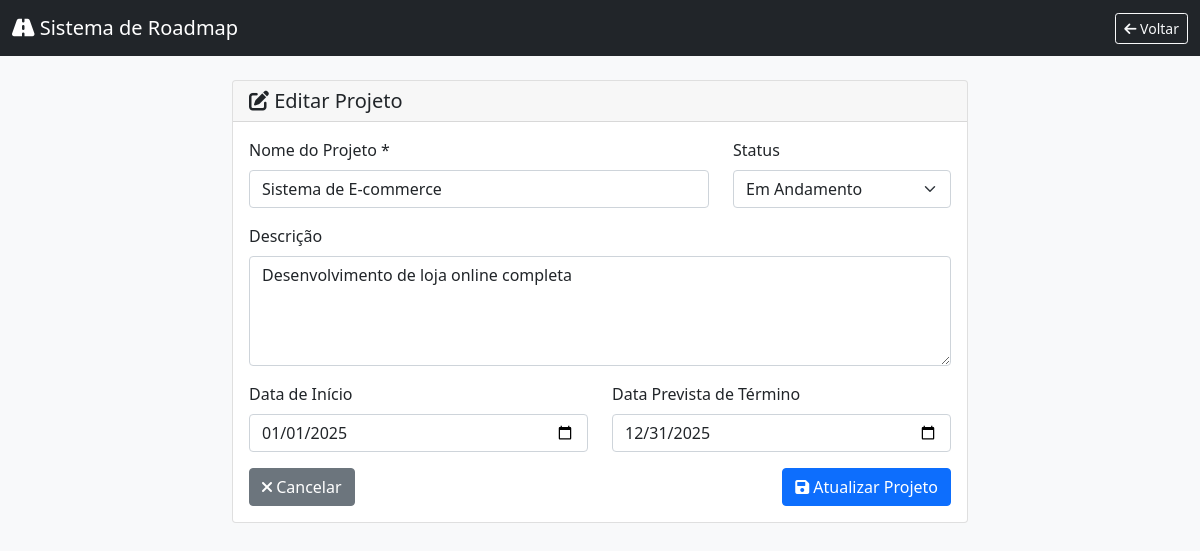
/projeto_form.php?id=1, run on the app's committed database.
### tables this page shows
CREATE TABLE projects (
                          id INT AUTO_INCREMENT PRIMARY KEY,
                          name VARCHAR(255) NOT NULL,
                          description TEXT,
                          start_date DATE,
                          end_date DATE,
                          status ENUM('planejamento', 'em_andamento', 'pausado', 'concluido') DEFAULT 'planejamento',
                          created_at TIMESTAMP DEFAULT CURRENT_TIMESTAMP,
                          updated_at TIMESTAMP DEFAULT CURRENT_TIMESTAMP ON UPDATE CURRENT_TIMESTAMP
);

### projeto_form.php (the view, shortened to what this page needs)
<?php
require_once 'config.php';
$editing = isset($_GET['id']);
$projeto = null;
if ($editing) {
    $stmt = $db->prepare("SELECT * FROM projects WHERE id = ?");
    $stmt->execute([$_GET['id']]);
    $projeto = $stmt->fetch(PDO::FETCH_ASSOC);
}
?>
<!DOCTYPE html>
<html lang="pt-BR">
<head>
    <link href="https://cdn.jsdelivr.net/npm/bootstrap@5.1.3/dist/css/bootstrap.min.css" rel="stylesheet">
    <link href="https://cdnjs.cloudflare.com/ajax/libs/font-awesome/6.0.0/css/all.min.css" rel="stylesheet">
</head>
<body class="bg-light">
<nav class="navbar navbar-dark bg-dark">
    <div class="container-fluid">
        <a href="index.php" class="navbar-brand">
            <i class="fas fa-road"></i> Sistema de Roadmap
        </a>
        <a href="index.php" class="btn btn-outline-light btn-sm">
            <i class="fas fa-arrow-left"></i> Voltar
        </a>
    </div>
</nav>
<div class="container mt-4">
    <div class="row justify-content-center">
        <div class="col-lg-8">
            <div class="card">
                <div class="card-header">
                    <h5 class="mb-0">
                        <i class="fas fa-<?= $editing ? 'edit' : 'plus' ?>"></i>
                        <?= $editing ? 'Editar Projeto' : 'Novo Projeto' ?>
                    </h5>
                </div>
                <div class="card-body">
                    <form method="POST">
                        <div class="row">
                            <div class="col-md-8">
                                <div class="mb-3">
                                    <label for="name" class="form-label">Nome do Projeto *</label>
                                    <input type="text" class="form-control" id="name" name="name"
                                           value="<?= htmlspecialchars($projeto['name'] ?? '') ?>" required>
                                </div>
                            </div>
                            <div class="col-md-4">
                                <div class="mb-3">
                                    <label for="status" class="form-label">Status</label>
                                    <select class="form-select" id="status" name="status">
                                        <option value="em_andamento" <?= ($projeto['status'] ?? '') == 'em_andamento' ? 'selected' : '' ?>>
                                            Em Andamento
                                        </option>
                                    </select>
                                </div>
                            </div>
                        </div>
                        <div class="mb-3">
                            <label for="description" class="form-label">Descrição</label>
                            <textarea class="form-control" id="description" name="description" rows="4"
                                      placeholder="Descreva o objetivo e escopo do projeto..."><?= htmlspecialchars($projeto['description'] ?? '') ?></textarea>
                        </div>
                        <div class="row">
                            <div class="col-md-6">
                                <div class="mb-3">
                                    <label for="start_date" class="form-label">Data de Início</label>
                                    <input type="date" class="form-control" id="start_date" name="start_date"
                                           value="<?= $projeto['start_date'] ?? '' ?>">
                                </div>
                            </div>
                            <div class="col-md-6">
                                <div class="mb-3">
                                    <label for="end_date" class="form-label">Data Prevista de Término</label>
                                    <input type="date" class="form-control" id="end_date" name="end_date"
                                           value="<?= $projeto['end_date'] ?? '' ?>">
                                </div>
                            </div>
                        </div>
                        <div class="d-flex justify-content-between">
                            <a href="<?= $editing ? 'projeto_detalhes.php?id=' . $projeto['id'] : 'index.php' ?>"
                               class="btn btn-secondary">
                                <i class="fas fa-times"></i> Cancelar
                            </a>
                            <button type="submit" class="btn btn-primary">
                                <i class="fas fa-save"></i>
                                <?= $editing ? 'Atualizar' : 'Criar' ?> Projeto
                            </button>
                        </div>
                    </form>
                </div>
            </div>
        </div>
    </div>
</div>
</body>
</html>

### data on the page
projects: name "Sistema de E-commerce", status "Em Andamento", description "Desenvolvimento de loja online completa", start_date "01/01/2025", end_date "12/31/2025"
